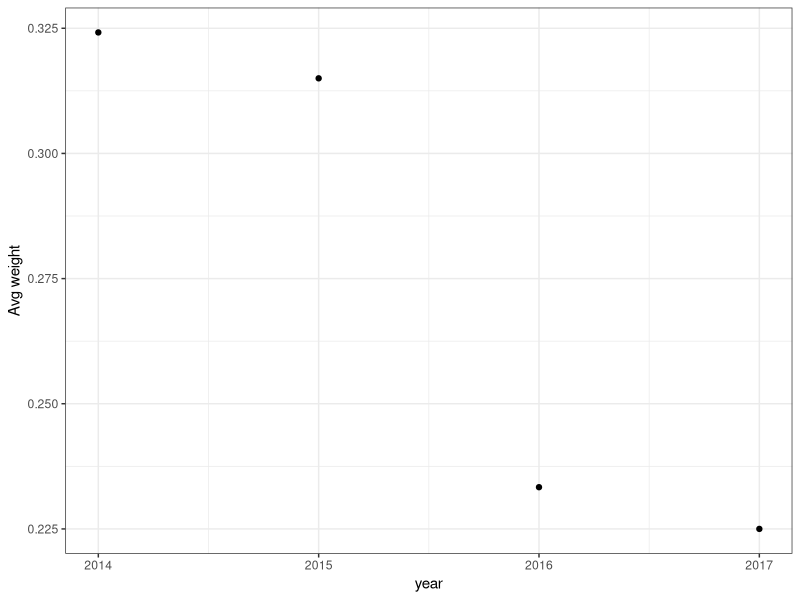
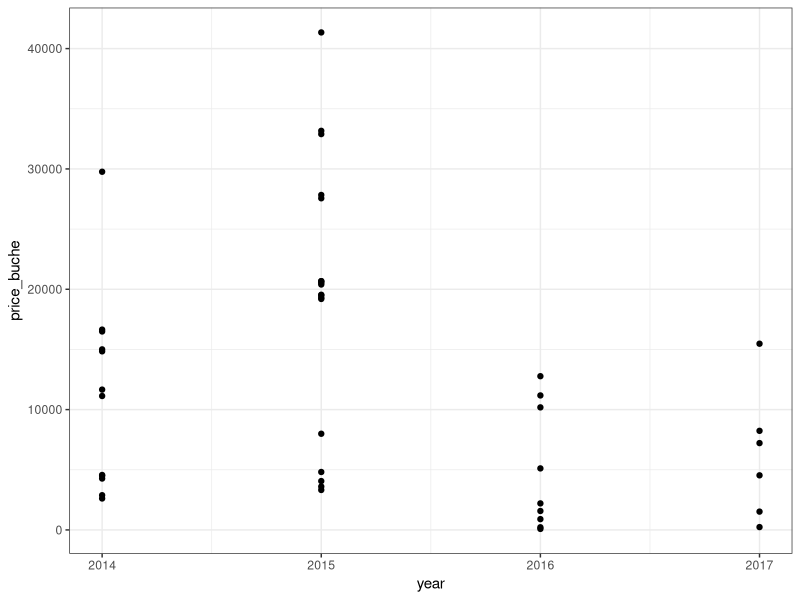
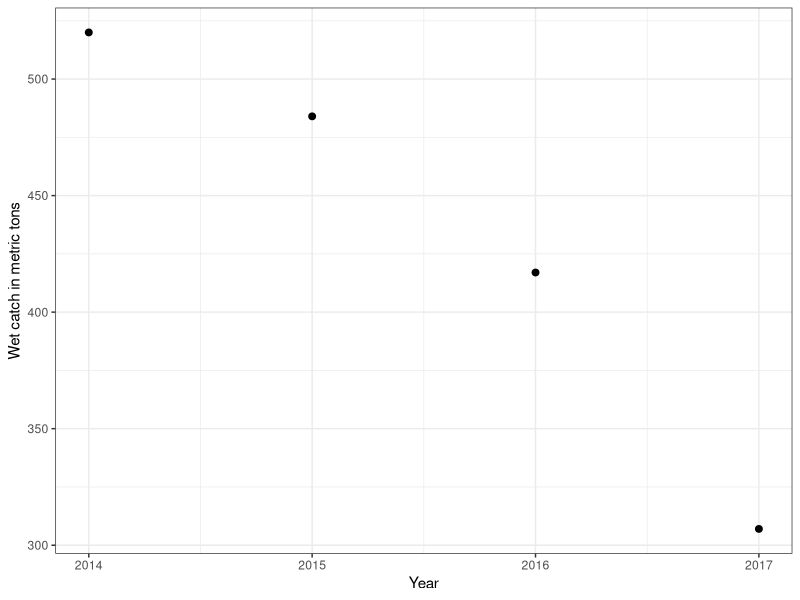
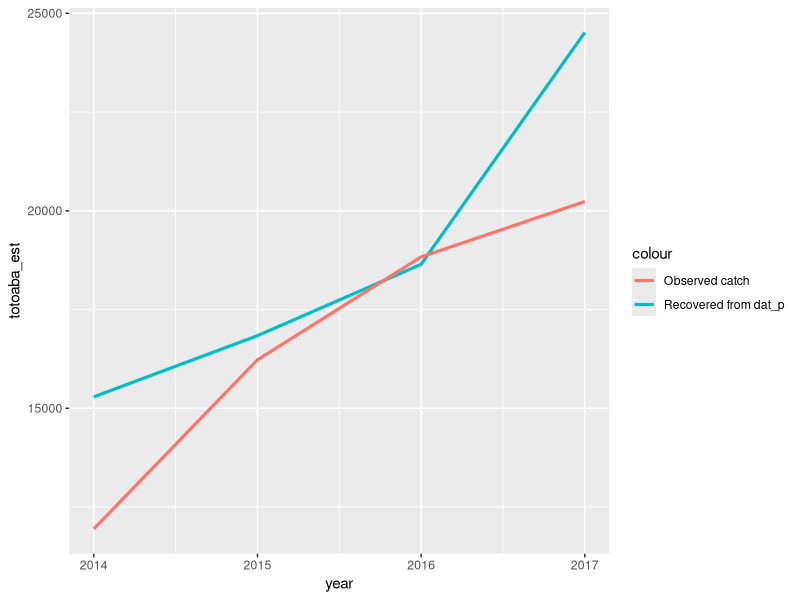
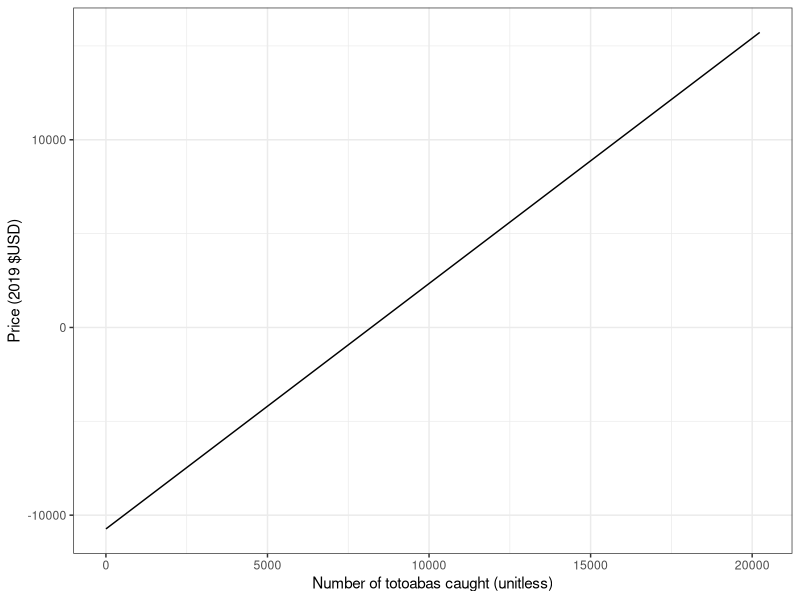
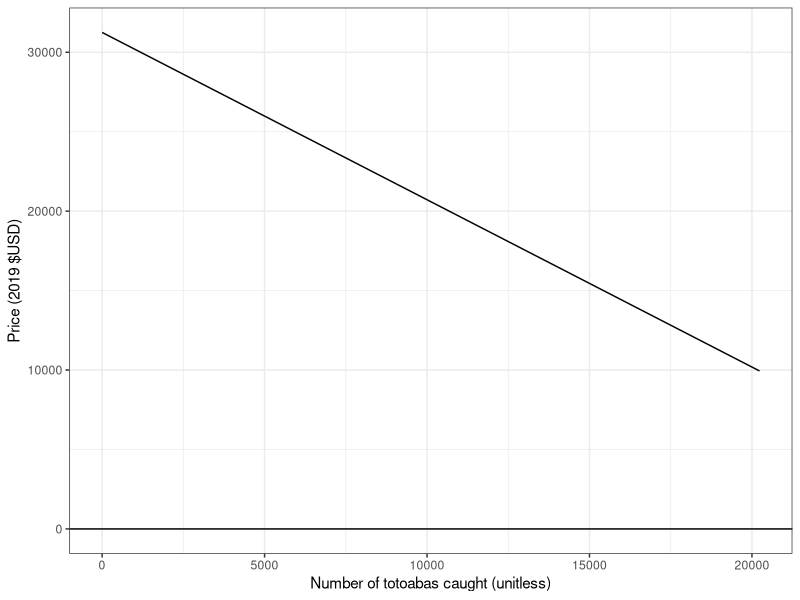
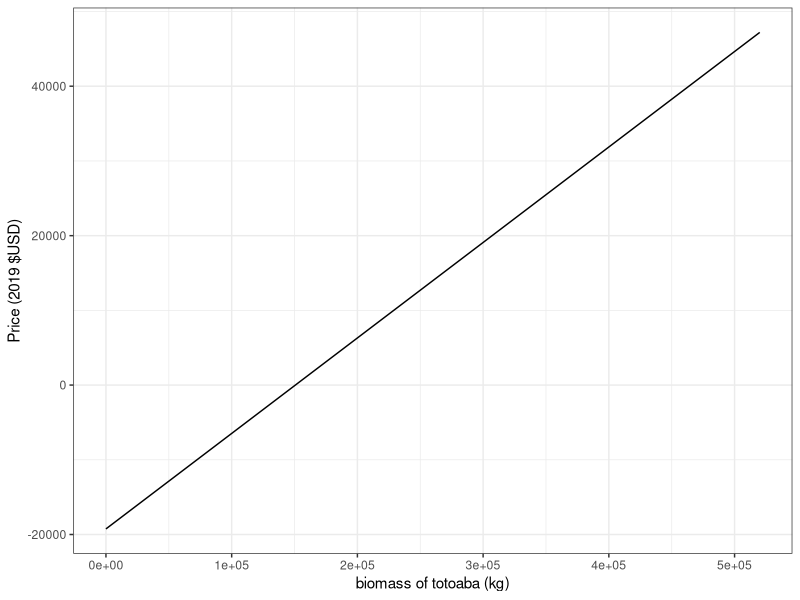
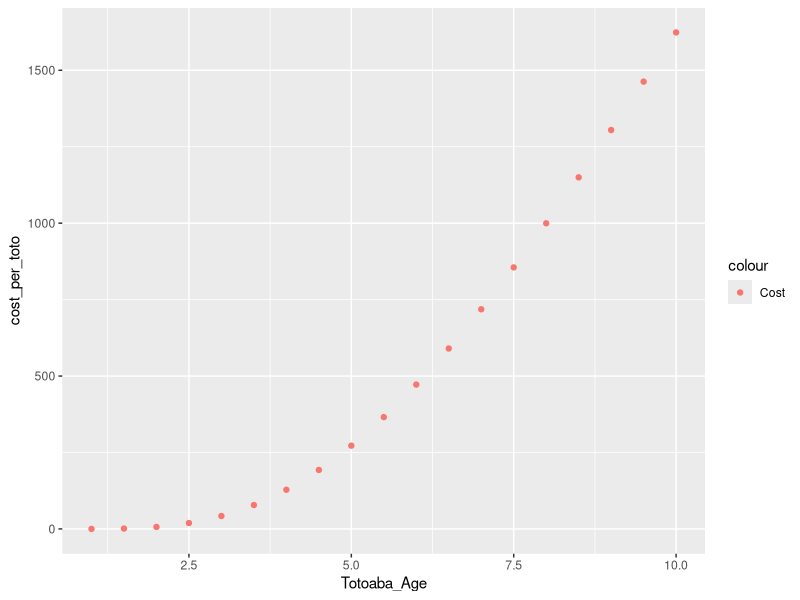

These charts were generated, in order, by the following R code:
## ---- chunk 1
knitr::opts_chunk$set(echo = F)
library(tidyverse)
library("ggsci")
library(here)
## ---- chunk 2
dat_p = read.csv(here("data","andrew","dat_p.csv")) #Price-quantity data (OG Paper)
dat_b = read.csv(here('data', 'andrew', "datatheif_stock.csv"))
## ---- chunk 3
dat_p %>% 
  group_by(year) %>%
 summarise_at(vars(kg), list(name = mean))%>%
  ggplot(aes(x = year,  y = name))+
  geom_point()+
  theme_bw()+
  ylab('Avg weight')
## ---- chunk 4
dat_p = dat_p %>%
  mutate(price_buche = g*p,
         price_kg = p*1000, 
         price_buche_kg = price_buche*1000)
dat_p %>%
  ggplot(aes(x=year))+
  geom_point(aes(y = price_buche))+
  theme_bw()
## ---- chunk 5
dat_b %>% subset(y>2013)%>%
  ggplot(aes(x=y, y= c))+
  geom_point(size = 2)+
  theme_bw()+
  ylab("Wet catch in metric tons")+
  xlab('Year')
## ---- chunk 6
#JML. Added a conversion factor that transforms dry weight to wet weight (dw / 0.31 = ww)
dat_p = dat_p %>% mutate(totoaba = ((q*1000)/0.31)/.5) 
dat_b = dat_b %>% mutate(totoaba = (c*1000/25.7)) 

data.frame( totoaba_est = dat_p %>% select(totoaba) %>% unique() %>% pull(),
            totoaba_obs = dat_b %>% subset(y>2013) %>% select(totoaba)%>%pull(),
            year = c(2014, 2015, 2016, 2017))%>%
  ggplot(aes(x=year))+
  geom_line(aes(y = totoaba_est, colour= 'Recovered from dat_p'), linewidth = 1.1)+
  geom_line(aes(y = totoaba_obs, colour = 'Observed catch'), linewidth = 1.1)
  
## ---- chunk 7
results = data.frame()
new_dat = merge(dat_b %>% subset(y>2013) %>% select(y,totoaba) %>%rename(year=y), dat_p %>% select(year, price_buche))
model = lm(price_buche ~ totoaba, data = new_dat)
summary(model)

demand = function(totoaba){
  y = model$coefficients[1] + model$coefficients[2]*totoaba
  return(y)
}

data.frame(x = seq(1,max(dat_b %>% subset(y>2013)%>%select(totoaba)))) %>%
  mutate(demand = demand(x))%>%
  ggplot(aes(x = x, y = demand))+
  geom_line()+
  xlab('Number of totoabas caught (unitless)')+
  ylab('Price (2019 $USD)')+
  theme_bw()

results = results %>% rbind(model$coefficients)
## ---- chunk 8
new_dat = dat_p %>% select(price_buche, totoaba)
model = lm(price_buche ~ totoaba, data = new_dat)
summary(model)

demand = function(totoaba){
  y = model$coefficients[1] + model$coefficients[2]*totoaba
  return(y)
}

data.frame(x = seq(1,max(dat_b %>% subset(y>2013)%>%select(totoaba)))) %>%
  mutate(demand = demand(x))%>%
  ggplot(aes(x = x, y = demand))+
  geom_line()+
  xlab('Number of totoabas caught (unitless)')+
  ylab('Price (2019 $USD)')+
  theme_bw()+
  geom_hline(yintercept=0)

results = results %>% rbind(model$coefficients)
## ---- chunk 9
colnames(results) = c('Intercept (alpha)', 'beta')
print(results)
## ---- chunk 10
results = results[1,]
## ---- chunk 11
conv = .5/25.7
## ---- chunk 12
new_dat = merge(dat_b %>% 
                  subset(y>2013) %>% 
                  select(y,c) %>%
                  rename(year=y), 
                dat_p %>% 
                  select(year, price_buche, price_kg))

new_dat = new_dat %>% mutate(c_kg = c*1000,
                             c_buche_kg = c_kg * conv,
                             c_buche = c * conv)

model  = lm(price_kg ~ c_kg, data = new_dat)
model2 = lm(price_kg ~ c_buche_kg, data = new_dat)

demand = function(biomass){
  y = model$coefficients[1] + model$coefficients[2]*biomass
  return(y)
}

data.frame(x = seq(1,max(new_dat %>%select(c))*1000, 10)) %>%
  mutate(demand = demand(x))%>%
  ggplot(aes(x = x, y = demand))+
  geom_line()+
  xlab('biomass of totoaba (kg)')+
  ylab('Price (2019 $USD)')+
  theme_bw()

summary(model)
## ---- chunk 13
df_wild = read.csv(here('data', 'w_par.csv'))
W = 8215
c = 68
results = results %>% cbind(W,c)
print(results)
## ---- chunk 14
df_farm = read.csv(here("data", "aqua_par_farm.csv"))
df_farm = df_farm %>%
  mutate(cost_per_toto = Cost_feed_kgyear/Number_Individuals)
df_farm %>% ggplot(aes(x=Totoaba_Age))+
  geom_point(aes(y=cost_per_toto, colour = 'Cost'))

## ---- chunk 15

r = 0.039
k = 20226 # in metric tons of biomass from INAPESCA
k_ = k*1000 # in kilos

catchability = 0.0005526788# in vessel trips ^-1


results = results %>% cbind(r, k_, catchability)
## ---- chunk 16
dat_w = read.csv(here("data", "w_par.csv"))
max_E = sum(dat_w$total_fleet_days_year)
## ---- chunk 17


# Define coefficients for average costs in different estimation scenarios
avg_cost = 8215.34
min_cost = 3992.27
max_cost = 13327.92

# Define the number of trips as a continuous variable that ranges from 0 to realized trips majored by 50%
values_W = data.frame()

for (x in c(1, 1.2, 1.5)){
  
  trips = seq(0,1920*x,0.1)

# Define total costs based on different estimation scenarios
  cost_avg = avg_cost * trips
  cost_min = min_cost * trips
  cost_max = max_cost * trips

# Define trips^2
  trips_2 = trips^2

# Define quadratic cost function as a function of the coefficient W
  quadratic_cost = function(W){
    return(W*trips_2)
  }

# Approach 0 : get average cost and divide by average x
  W_avg_trip = avg_cost/(max(trips)/2)
  Ws = c(W_avg_trip = W_avg_trip)
# Approach 1: minimize sum of pointwise squared differences
  difference = function(W)(sum((cost_avg - W*trips_2)^2))


  res = optimize(difference, interval = c(0,1000))

  costs_estimation = data.frame(trips, 
                                cost_avg,
                                quad_cost_avg = quadratic_cost(W_avg_trip),
                                quad_cost_optim = quadratic_cost(res$minimum))
  Ws = append(Ws, c(W_pointwise = res$minimum))

# Second approach : minimize the sum of squared integral difference
  difference = function(W){
    y1 = W*trips_2
    return( (sum(y1) - sum(cost_avg))^2)
  }

  res = optimize(difference, interval = c(0,1000))

  Ws = append(Ws, c(W_integral = res$minimum))
  costs_estimation = costs_estimation%>%
    mutate(quad_cost_optim2 = quadratic_cost(res$minimum))
  
# Third approahc : find W such that the cost for realized trips (1920) is equal for both specifications
  W_exact = avg_cost/max_E
  Ws = append(Ws, c(W_exact_1920 = W_exact))
  Ws = append(Ws, x=x, 1)
  costs_estimation = costs_estimation%>%
    mutate(quad_cost_exact = quadratic_cost(W_exact))
  
# Fourth approache : equate marginal costs at existing equilibrium point
  # MC = 2*W*E
  # maxE = 1920
  W_MC_storage = c()
  W_MC = avg_cost/(2*max_E)
  Ws = append(Ws, c(MC_eq = W_MC))
  differ = max_E*avg_cost -W_MC*max_E^2 

  costs_estimation = costs_estimation%>%
    mutate(quad_cost_MC = quadratic_cost(W_MC)+ differ)
  values_W = rbind(values_W, Ws)

}
colnames(values_W) = names(Ws)
W_MC = c(avg_cost/(2*max_E), min_cost/(2*max_E), max_cost/(2*max_E))
# Graph : 

costs_estimation%>%
  ggplot(aes(x=trips))+
  geom_line(aes(y=cost_avg, colour = 'linear cost'), linetype = "dashed")+
  geom_line(aes(y = quad_cost_avg, colour = 'With W average of trips'))+
  geom_line(aes(y = quad_cost_optim, colour = 'Optim by pointwise difference'))+
  geom_line(aes(y = quad_cost_optim2, colour = 'Optim by integral difference'))+
  geom_line(aes(y = quad_cost_exact, colour = 'Linear = quadratic at historical equilibrium'))+
  geom_line(aes(y = quad_cost_MC, colour = 'MC equal at historical equilibrium'))+
  #geom_vline(xintercept = 1920)+
  theme_bw()+
  scale_color_aaas()
print(Ws)
## ---- chunk 18
results = results %>% cbind(W_MC)
## ---- chunk 19
# Demand for totoaba buche : USD per unit of biomass of totoaba
alpha = model$coefficients[1] # Choke price in USD 
beta = -model$coefficients[2] # Demand coefficient for 

demand = function(buche){
  # Yields price per kilogram of totoaba
  price = alpha - beta*buche
  names(price) = c('price')
  return(price)
}

# Growth function for totoaba biomass (in kilograms)
growth = function(x){
  y = r*x*(1-x/k_)
  return(y)
}
# conversion rate of totoaba biomass to buche biomass
conv = .5/25.7

# Catchability
sigma = 0.0005526788

# Cost parameters:
W = W_MC[1]

# gamma & v per kilogram of totoaba
dat_aqua = read.csv(here('data', 'aqua_par_farm.csv'))
dat_aqua = dat_aqua %>%
  mutate(cost_per_kilo_toto = Totoaba_Age*2,
         cost_per_kilo_buche = cost_per_kilo_toto/conv)

gamma = dat_aqua %>% subset(Gamma>0.6 & Gamma < .65) %>% select(Gamma) %>% pull()
v = dat_aqua %>% subset(Gamma>0.6 & Gamma < .65) %>% select(cost_per_kilo_toto) %>% pull()

# Cost parameter for monopoly : 
c = 2657.41 # per metric ton of totoaba
c = c/1000
## ---- chunk 20
qty_monop = function(x){
 y = (alpha - c)*sigma^2 * x^2 / (2*beta* sigma^2 * x^2 + 2*W)
 return(y)
}

result1 = data.frame( x = seq(1, k_, 10))%>%
  mutate(growth = growth(x),
         qty_monop = qty_monop(x),
         differ = growth - qty_monop)

result1 %>% subset(differ <1 & differ >-1)

#result1 %>% ggplot(aes(x=x))+
#  geom_line(aes(y = growth))+
#  geom_line(aes(y = qty_monop))+
#  geom_vline(xintercept =8447*1000)

result1 %>% ggplot(aes(x = x, y = growth)) +geom_line()
result1 %>% ggplot(aes(x = x, y = qty_monop)) +geom_line()
